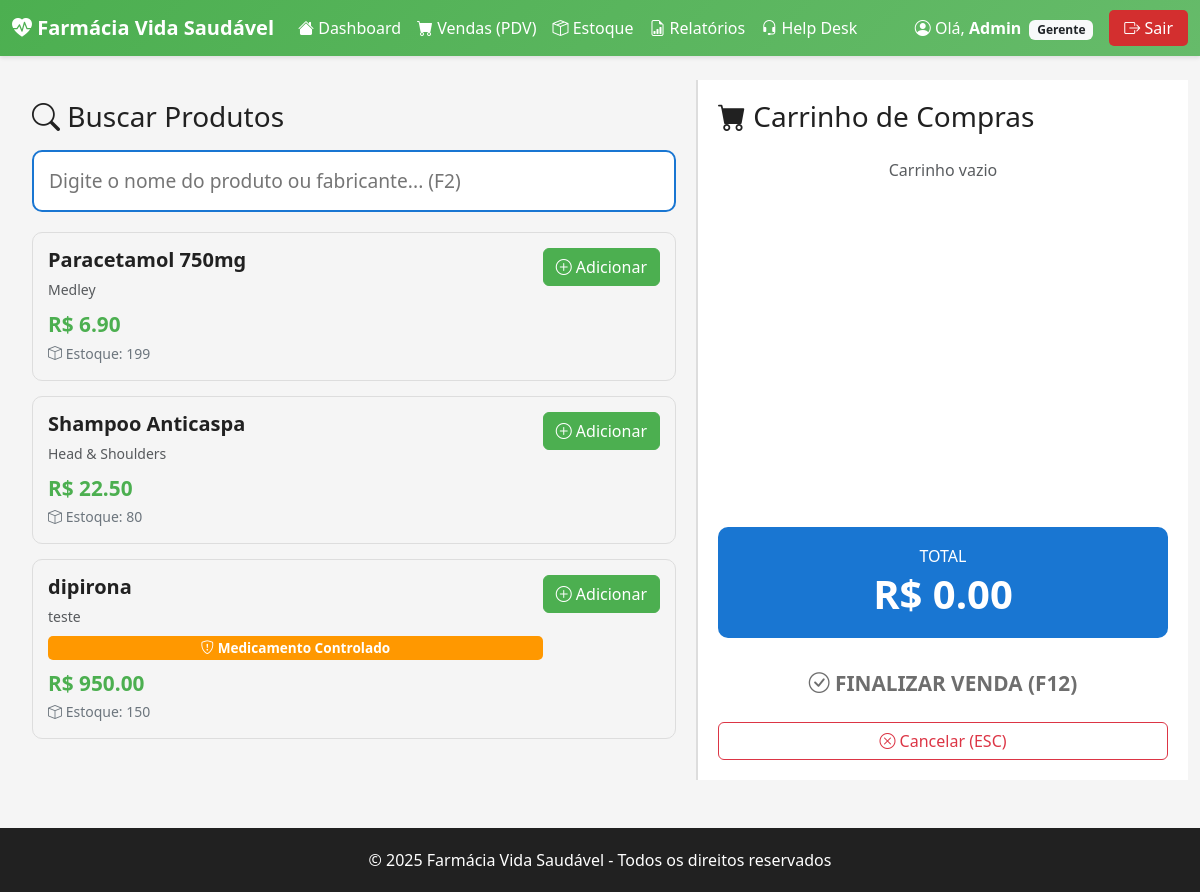
The page /pdv (signed in) on the database its author committed.
### tables this page shows
CREATE TABLE produtos (
            id INTEGER PRIMARY KEY AUTOINCREMENT,
            nome TEXT NOT NULL,
            fabricante TEXT NOT NULL,
            categoria TEXT CHECK(categoria IN ('Comum', 'Controlado', 'Antibiotico', 'Higiene')) NOT NULL,
            preco_venda REAL NOT NULL,
            descricao TEXT,
            created_at TIMESTAMP DEFAULT CURRENT_TIMESTAMP
        );

### app.py (the view)
@app.route('/pdv')
@login_required
def pdv():
    try:
        produtos_disponiveis = db.listar_produtos()
        produtos_disponiveis = [p for p in produtos_disponiveis if p['estoque_total'] > 0]
        return render_template('pdv.html', produtos=produtos_disponiveis)
    except Exception as e:
        flash(f'Erro ao carregar PDV: {str(e)}', 'danger')
        return render_template('pdv.html', produtos=[])

### app.py (called while the page is built)
@app.after_request
def permitir_help_desk_php(response):
    origem = request.headers.get('Origin')
    origens_permitidas = {'http://localhost:8000', 'http://127.0.0.1:8000'}
    if origem in origens_permitidas:
        response.headers['Access-Control-Allow-Origin'] = origem
        response.headers['Access-Control-Allow-Credentials'] = 'true'
        response.headers['Access-Control-Allow-Headers'] = 'Content-Type'
        response.headers['Access-Control-Allow-Methods'] = 'GET, OPTIONS'
    return response

def login_required(f):
    @wraps(f)
    def decorated_function(*args, **kwargs):
        if 'user_id' not in session:
            flash('Você precisa fazer login para acessar esta página.', 'warning')
            return redirect(url_for('login'))
        return f(*args, **kwargs)
    return decorated_function

### db.py (called while the page is built)
def get_db_connection():
    try:
        conexao = sqlite3.connect(Config.DATABASE_PATH)
        conexao.row_factory = sqlite3.Row  # Retorna dicts ao invés de tuples
        return conexao
    except Exception as err:
        print(f"[ERRO DB] Falha na conexão: {err}")
        return None

def dict_from_row(row):
    if row is None:
        return None
    return dict(row)

### templates/pdv.html (shortened to what this page needs)
{% extends "base.html" %}
{% block content %}
<div class="container-fluid p-0">
    <div class="row g-0 pdv-container">
        <div class="col-md-7 pdv-left">
            <h3 class="mb-3">
                <i class="bi bi-search"></i> Buscar Produtos
            </h3>
            <input type="text" id="busca-produto" class="pdv-search"
                placeholder="Digite o nome do produto ou fabricante... (F2)" autofocus>
            <div id="grid-produtos">
                {% if produtos %}
                {% for produto in produtos %}
                <div class="produto-card {% if produto.tem_desconto %}border-warning{% endif %}"
                    data-nome="{{ produto.nome }}" data-fabricante="{{ produto.fabricante }}">
                    <div class="d-flex justify-content-between align-items-start">
                        <div class="flex-grow-1">
                            <h5>{{ produto.nome }}</h5>
                            <small class="text-muted">{{ produto.fabricante }}</small>
                            {% if produto.categoria == 'Controlado' %}
                            <span class="badge badge-controlado d-block mt-2">
                                <i class="bi bi-shield-exclamation"></i> Medicamento Controlado
                            </span>
                            {% endif %}
                            <div class="mt-2">
                                {% if produto.tem_desconto %}
                                <span class="text-decoration-line-through text-muted">R$ {{
                                    "%.2f"|format(produto.preco_original) }}</span>
                                <span class="preco text-danger fw-bold fs-4">R$ {{ "%.2f"|format(produto.preco_venda)
                                    }}</span>
                                {% else %}
                                <span class="preco">R$ {{ "%.2f"|format(produto.preco_venda) }}</span>
                                {% endif %}
                                <br>
                                <small class="text-secondary">
                                    <i class="bi bi-box"></i> Estoque: {{ produto.estoque_total }}
                                </small>
                            </div>
                        </div>
                        <button class="btn btn-success btn-adicionar-produto" data-produto-id="{{ produto.id }}"
                            data-produto-nome="{{ produto.nome }}" data-produto-preco="{{ produto.preco_venda }}"
                            data-produto-categoria="{{ produto.categoria }}"
                            data-produto-estoque="{{ produto.estoque_total }}">
                            <i class="bi bi-plus-circle"></i> Adicionar
                        </button>
                    </div>
                </div>
                {% endfor %}
                {% else %}
                <div class="alert alert-warning">
                    <i class="bi bi-exclamation-triangle"></i>
                    Nenhum produto disponível no estoque.
                </div>
                {% endif %}
            </div>
        </div>
        <div class="col-md-5 pdv-right">
            <h3 class="mb-4">
                <i class="bi bi-cart-fill"></i> Carrinho de Compras
            </h3>
            <div class="carrinho-lista" id="lista-carrinho">
            </div>
            <div class="carrinho-total">
                <h6 class="mb-1">TOTAL</h6>
                <h2 id="total-venda">R$ 0,00</h2>
            </div>
            <button class="btn btn-finalizar mb-2" id="btn-finalizar-venda" onclick="finalizarVenda()" disabled>
                <i class="bi bi-check-circle"></i> FINALIZAR VENDA (F12)
            </button>
            <button class="btn btn-outline-danger w-100" onclick="cancelarVenda()">
                <i class="bi bi-x-circle"></i> Cancelar (ESC)
            </button>
        </div>
    </div>
</div>
{% endblock %}

### static/css/style.css (style rules this page uses)
:root { --primary-color: #1976D2; --secondary-color: #4CAF50; --danger-color: #D32F2F; --warning-color: #FF9800; --background-color: #F5F5F5; --text-dark: #212121; --text-light: #757575; }
body { background-color: var(--background-color); font-family: 'Segoe UI', Tahoma, Geneva, Verdana, sans-serif; color: var(--text-dark); }
.btn-success { background-color: var(--secondary-color) !important; border-color: var(--secondary-color) !important; }
.badge-controlado { background-color: var(--warning-color); color: white; padding: 5px 10px; border-radius: 5px; font-size: 0.85rem; font-weight: 600; }
.pdv-container { height: calc(100vh - 100px); overflow: hidden; }
.pdv-left { height: 100%; overflow-y: auto; padding: 20px; border-right: 2px solid #ddd; }
.pdv-right { height: 100%; background-color: white; padding: 20px; display: flex; flex-direction: column; }
.pdv-search { width: 100%; padding: 15px; font-size: 1.2rem; border: 2px solid var(--primary-color); border-radius: 10px; margin-bottom: 20px; }
.produto-card { border: 1px solid #ddd; border-radius: 10px; padding: 15px; margin-bottom: 15px; transition: all 0.3s; cursor: pointer; }
.produto-card h5 { font-weight: 600; color: var(--text-dark); margin-bottom: 5px; }
.produto-card .preco { font-size: 1.3rem; font-weight: 700; color: var(--secondary-color); }
.carrinho-lista { flex-grow: 1; overflow-y: auto; margin-bottom: 20px; }
.carrinho-total { background-color: var(--primary-color); color: white; padding: 20px; border-radius: 10px; text-align: center; margin-bottom: 15px; }
.carrinho-total h2 { font-size: 2.5rem; font-weight: 700; margin: 0; }
.btn-finalizar { width: 100%; padding: 15px; font-size: 1.3rem; font-weight: 700; background-color: var(--secondary-color); border: none; border-radius: 10px; color: white; }

### rows shown on the page
produtos: nome "Paracetamol 750mg", fabricante "Medley", preco_venda "6.90", estoque_total "199"
produtos: nome "Shampoo Anticaspa", fabricante "Head & Shoulders", preco_venda "22.50", estoque_total "80"
produtos: nome "dipirona", fabricante "teste", categoria "Controlado" (drawn), preco_venda "950.00", estoque_total "150"

### other values the page prints
{{ session.user_nome }} "Admin"
{{ session.user_cargo }} "Gerente"
